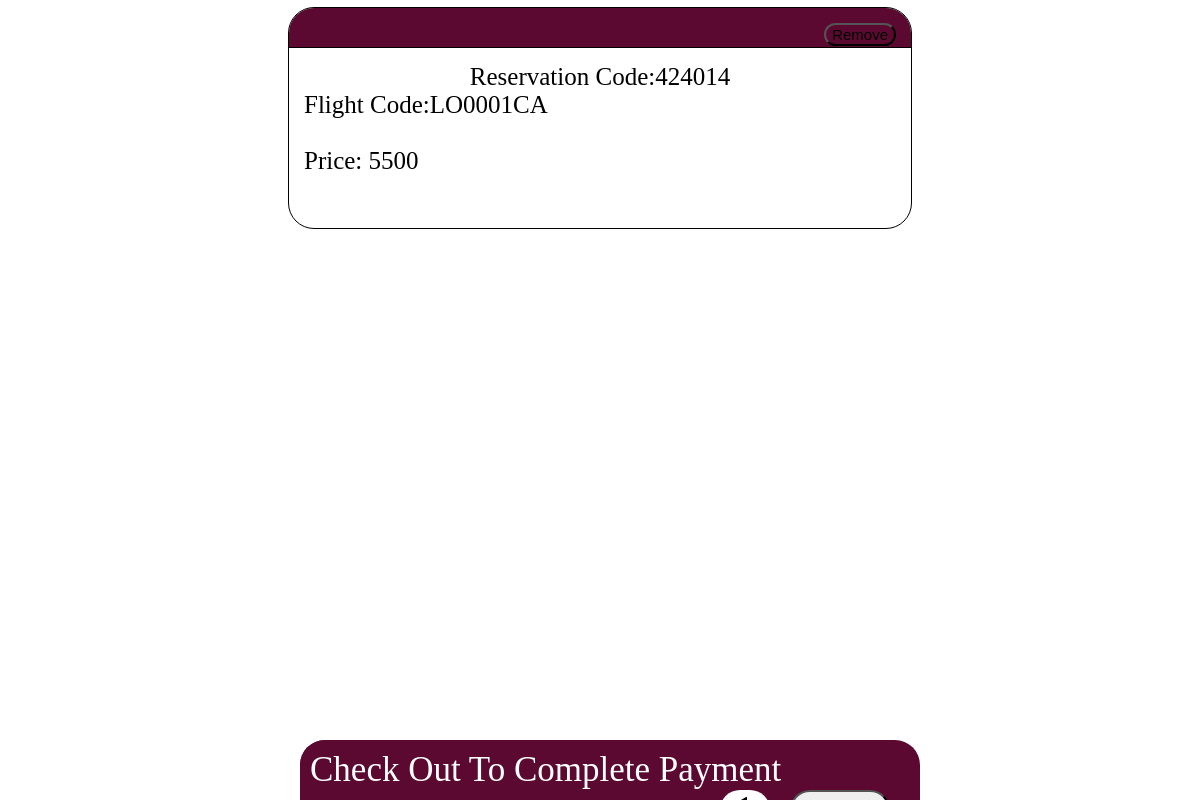
/Booking/Cart.php (signed in), run on the app's committed database.
### tables this page shows
CREATE TABLE `reservations` (
  `name` varchar(200) NOT NULL,
  `rev_num` int(25) NOT NULL,
  `f_code` varchar(15) NOT NULL,
  `f_code2` varchar(15) NOT NULL,
  `f_code3` varchar(15) NOT NULL,
  `rate` int(1) DEFAULT NULL,
  `comment` varchar(250) DEFAULT NULL,
  `cancel` tinyint(1) DEFAULT NULL,
  `date` datetime NOT NULL DEFAULT current_timestamp(),
  `Price` int(20) DEFAULT NULL,
  `status` varchar(20) DEFAULT NULL,
  `edit` tinyint(1) NOT NULL DEFAULT 0
);

### Booking/Cart.php (the view, shortened to what this page needs)
<html>
<link rel="stylesheet" href="styles.css">
    <?php
    $conn = new mysqli("localhost", "root", "", "egway");
    $sql = "SELECT rev_num, f_code, f_code2, f_code3, price FROM reservations WHERE name='".$_SESSION['User']."'";
    $result = $conn->query($sql);
    if ($result->num_rows > 0) {
        while($row = $result->fetch_assoc()) {
            echo"<div class='FlightCardTopBar'> <button id=".$row['rev_num']." onclick='Remove(this.id)' class='right'>Remove</button></div>";
            echo"<div class='FlightCard'>";
            echo"<div style='text-align: center;'>";
            echo"Reservation Code:";
            echo($row['rev_num']);
            echo"</div>";
            echo "<span style='text-align: left;'> Flight Code:".$row['f_code']."</span>";
            echo"<br>";
            echo"<br>";
            echo "<span style='text-align: left;'> Price: " . $row["price"]."</span>";
            echo "</div>";
            echo "<br>";
        }
        echo"<br>";
        echo"<br>";
        echo"<br>";
    }
    else {
            echo "0 results";
          }
    ?>
    <div class="CartBarB">
        <div class="CartBar">
                Check Out To Complete Payment
                <button class="CartButton" onclick="Book()">Check Out</button>
                <div class="NumberDisplay">
                </div>
        </div>
    </div>
</html>

### Booking/styles.css (style rules this page uses)
.FlightCardTopBar { width: 50%; height: 10px; background-color:#5c0931; padding: 15px; border-radius: 25px 25px 0px 0px; outline: 1px solid black; font-size: 25px; position:relative; left: 50%; transform: translate(-50%); }
.FlightCard { width: 50%; height: 150px; background-color:white; padding: 15px; border-radius: 0px 0px 25px 25px; outline: 1px solid black; font-size: 25px; position:relative; left: 50%; transform: translate(-50%); }
button.right { float: right; border-radius: 25px 25px 25px 25px; background-color: #5c0931; font-size: 15px; }
.CartBarB { width:50%; height:60px; background-color: #5c0931; position:fixed; bottom: 0; left: 25%; border-radius: 25px 25px 0px 0px; }
.CartBar { width:100%; height:60px; background-color: #5c0931; position:sticky; padding: 10px; border-radius: 25px 25px 0px 0px; font-size: 35px; color: white; }
.NumberDisplay { width: 50px; height:40px; border-radius: 25px 25px 25px 25px; background-color: white; color: black; float:right; font: bold; font-size: 35px; text-align: center; }
button.CartButton { float:right; width: 100px; height:40px; font-size: 15px; margin:0px 20px 0px 20px; border-radius: 25px 25px 25px 25px; }

### data on the page
reservations: rev_num "424014", f_code "LO0001CA", Price "5500"
